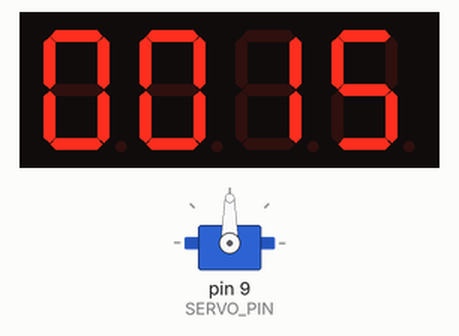
A sketch run on a simulated Arduino Uno, built with avr-gcc and run on an emulated ATmega328P. On the bench: servo, 4-digit seven-segment display.

Above: at 1.1 s.
At 15.47 s:
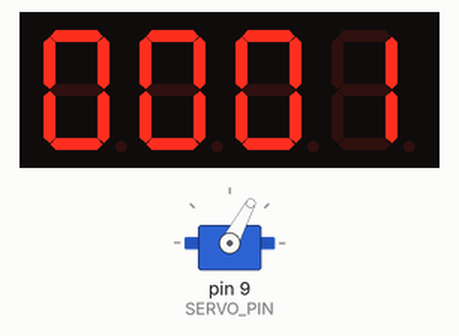
At 18.86 s:
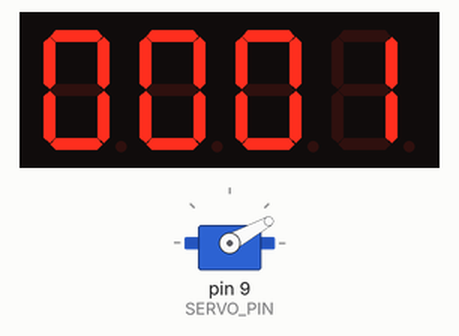
At 35.2 s:
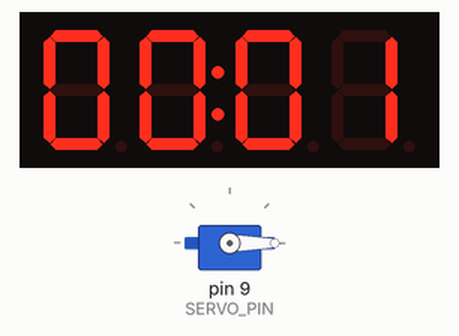
Timing chart, 0 to 40.0 s (numbered marks = the images above):
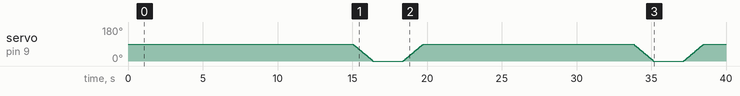

Measured:
- what the display in image 0 shows lasts 1.0 s, from 1.0 s to 2.0 s

The sketch:

pet_feeder.ino
```cpp
/*
  🐾 Automated Pet Feeder System (Timer-Based)

  Features:
  - Non-blocking timer using millis()
  - Smooth servo motion
  - Configurable feeding interval
  - Clean modular structure

  Author: Venkateswarlu Reddy
*/

#include <TM1637Display.h>
#include <Servo.h>

// ---------------- PINS ----------------
#define CLK 3
#define DIO 2
#define SERVO_PIN 9

// ---------------- CONFIG ----------------
#define FEED_INTERVAL 15     // seconds
#define SERVO_OPEN_ANGLE 0
#define SERVO_CLOSE_ANGLE 90
#define SERVO_STEP_DELAY 15

TM1637Display display(CLK, DIO);
Servo feederServo;

// ---------------- VARIABLES ----------------
unsigned long previousMillis = 0;
int seconds = FEED_INTERVAL;
bool feedingInProgress = false;
bool colonState = true;

// ---------------- FUNCTION DECLARATIONS ----------------
void updateDisplay();
void startFeeding();
void moveServoSmooth(int startAngle, int endAngle);

// ---------------- SETUP ----------------
void setup()
{
  display.setBrightness(7);
  feederServo.attach(SERVO_PIN);
  feederServo.write(SERVO_CLOSE_ANGLE);

  display.clear();
}

// ---------------- LOOP ----------------
void loop()
{
  unsigned long currentMillis = millis();

  // Timer update every second
  if (currentMillis - previousMillis >= 1000)
  {
    previousMillis = currentMillis;

    colonState = !colonState;

    updateDisplay();

    if (!feedingInProgress)
    {
      seconds--;

      if (seconds <= 0)
      {
        startFeeding();
        seconds = FEED_INTERVAL;
      }
    }
  }
}

// ---------------- DISPLAY ----------------
void updateDisplay()
{
  display.showNumberDecEx(
    seconds,
    colonState ? 0b01000000 : 0,
    true
  );
}

// ---------------- FEEDING LOGIC ----------------
void startFeeding()
{
  feedingInProgress = true;

  Serial.println("Feeding Started");

  // Open
  moveServoSmooth(SERVO_CLOSE_ANGLE, SERVO_OPEN_ANGLE);

  delay(2000); // dispense time

  // Close
  moveServoSmooth(SERVO_OPEN_ANGLE, SERVO_CLOSE_ANGLE);

  Serial.println("Feeding Completed");

  feedingInProgress = false;
}

// ---------------- SERVO CONTROL ----------------
void moveServoSmooth(int startAngle, int endAngle)
{
  if (startAngle < endAngle)
  {
    for (int pos = startAngle; pos <= endAngle; pos++)
    {
      feederServo.write(pos);
      delay(SERVO_STEP_DELAY);
    }
  }
  else
  {
    for (int pos = startAngle; pos >= endAngle; pos--)
    {
      feederServo.write(pos);
      delay(SERVO_STEP_DELAY);
    }
  }
}
```
